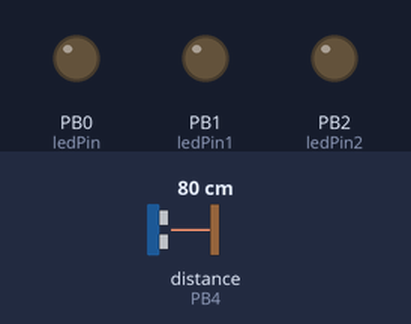
Bench run of a sketch on a simulated ATtiny85, built with avr-gcc and run on an emulated ATtiny85. Shown: output pins drawn as LEDs (lit = HIGH). Wiring (inferred from the names in the program): ultrasonic range finder: trigger PB3; echo PB4. The test bench sets the inputs (shaded band); at power-on: distance to the obstacle (sensor on PB4) 80 cm. The echo pulse lasts 58.3 µs per cm; pins used as bus, display or sensor lines are not drawn.

Above: at 1.2 s.
1.3 s: distance to the obstacle (sensor on PB4) set to 11 cm
2.8 s: distance to the obstacle (sensor on PB4) set to 8 cm
At 3.3 s:
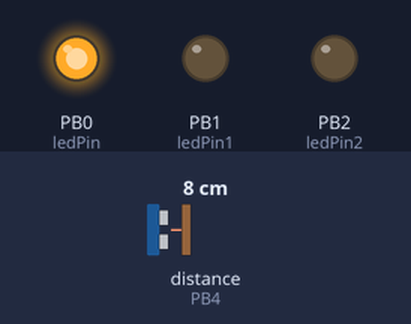
4.3 s: distance to the obstacle (sensor on PB4) set to 98 cm
5.8 s: distance to the obstacle (sensor on PB4) set to 105 cm
At 7.1 s:
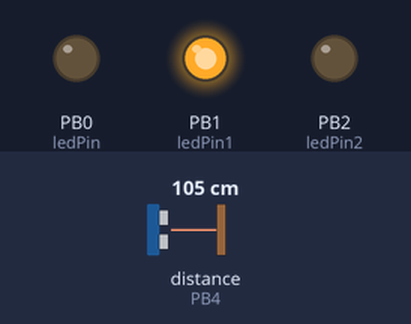
7.4 s: distance to the obstacle (sensor on PB4) set to 12 cm
8.9 s: distance to the obstacle (sensor on PB4) set to 9 cm
At 10.1 s:
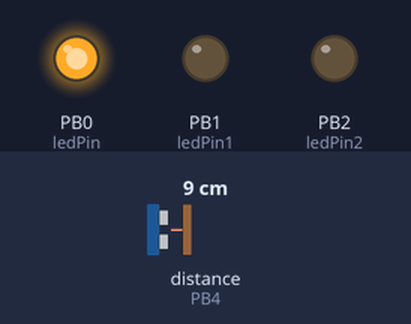
Timing chart, 0 to 11.4 s (numbered marks = the images above; inputs shaded):
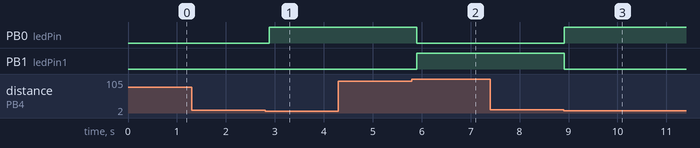

The sketch:

attiny85_hcsr04.ino
```cpp
/*
  For use with a 4 Pin Ultrasonic Ranging Sensor & an ATtiny85 Microprocessor

        Power can be supplied to the ATtiny85 via the Arduino
  VCC   //  5v  (+)
  GND   //  GND (-)

  TRIG  //  Analog Input 3 (Pin 3)
  ECHO  //  Analog Input 2 (Pin 4)
  LED //  Analog Input 1 (Pin 2)
  LED1  //  PWM (Pin 1)
  LED2  //  PWM (Pin 0)
        (c) Jacob Clark 2013

Clock internal 1 MHZ
Programmer USBAsp
*/
const int ledPin  =   0;
const int ledPin1 =   1;
const int ledPin2   =   2;
const int trigPin   =   3;
const int echoPin   =       4;

void setup() {
  pinMode(ledPin, OUTPUT);
  pinMode(ledPin1, OUTPUT);
  pinMode(ledPin2, OUTPUT);
}

void loop(){

  long duration, inches, cm;

  pinMode(trigPin, OUTPUT);
  digitalWrite(trigPin, LOW);

  delayMicroseconds(2);
  digitalWrite(trigPin, HIGH);

  delayMicroseconds(10);
  digitalWrite(trigPin, LOW);

  pinMode(echoPin, INPUT);
  duration = pulseIn(echoPin, HIGH);

  inches = microsecondsToInches(duration);
  cm = microsecondsToCentimeters(duration);

  if(cm < 10 && cm < 100 && cm < 1000){
    digitalWrite(ledPin, HIGH);
    digitalWrite(ledPin1, LOW);
    digitalWrite(ledPin2, LOW);
  }

  if(cm > 10 && cm > 100 && cm < 1000){
    digitalWrite(ledPin, LOW);
    digitalWrite(ledPin1, HIGH);
    digitalWrite(ledPin2, LOW);
  }

  if(cm > 10 && cm > 100 && cm > 1000){
    digitalWrite(ledPin, LOW);
    digitalWrite(ledPin1, LOW);
    digitalWrite(ledPin2, HIGH);
  }

  delay(100);
}

long microsecondsToInches(long microseconds){
  return microseconds / 74 / 2;
}

long microsecondsToCentimeters(long microseconds){
  return microseconds / 29 / 2;
}
```

Measured:
- the behaviour switches between 10 and 9 cm on distance to the obstacle (sensor on PB4) (found by bisection; images 0 and 1)
- the behaviour switches between 100 and 101 cm on distance to the obstacle (sensor on PB4) (found by bisection; images 1 and 2)
- the behaviour switches between 11 and 10 cm on distance to the obstacle (sensor on PB4) (found by bisection; images 2 and 3)
- after the input at 1.3 s, every drawn part: stays the same
- after the input at 2.8 s, PB0 (ledPin): LOW → HIGH after 0.09 s
- after the input at 4.3 s, every drawn part: stays the same
- after the input at 5.8 s, PB0 (ledPin): HIGH → LOW after 0.10 s; PB1 (ledPin1): LOW → HIGH after 0.10 s
- after the input at 7.4 s, every drawn part: stays the same
- after the input at 8.9 s, PB0 (ledPin): LOW → HIGH at once; PB1 (ledPin1): HIGH → LOW at once
